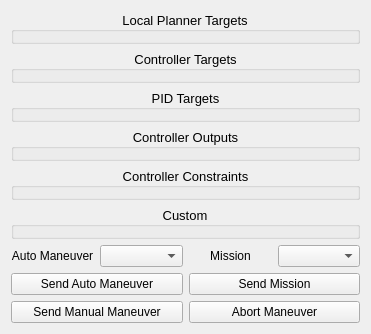
<?xml version="1.0" encoding="UTF-8"?>
<ui version="4.0">
 <class>WidgetManeuverPlanner</class>
 <widget class="QWidget" name="WidgetManeuverPlanner">
  <property name="geometry">
   <rect>
    <x>0</x>
    <y>0</y>
    <width>371</width>
    <height>305</height>
   </rect>
  </property>
  <property name="sizePolicy">
   <sizepolicy hsizetype="Expanding" vsizetype="Expanding">
    <horstretch>0</horstretch>
    <verstretch>0</verstretch>
   </sizepolicy>
  </property>
  <property name="windowTitle">
   <string>Form</string>
  </property>
  <layout class="QGridLayout" name="gridLayout_2">
   <item row="0" column="0">
    <layout class="QVBoxLayout" name="verticalLayout">
     <item>
      <layout class="QVBoxLayout" name="verticalLayout_2">
       <item>
        <widget class="QGroupBox" name="localPlannerGroup">
         <property name="font">
          <font>
           <pointsize>10</pointsize>
          </font>
         </property>
         <property name="title">
          <string>Local Planner Targets</string>
         </property>
         <property name="alignment">
          <set>Qt::AlignCenter</set>
         </property>
        </widget>
       </item>
       <item>
        <widget class="QGroupBox" name="controllerTargetsGroup">
         <property name="font">
          <font>
           <pointsize>10</pointsize>
          </font>
         </property>
         <property name="title">
          <string>Controller Targets</string>
         </property>
         <property name="alignment">
          <set>Qt::AlignCenter</set>
         </property>
        </widget>
       </item>
       <item>
        <widget class="QGroupBox" name="pidsGroup">
         <property name="font">
          <font>
           <pointsize>10</pointsize>
          </font>
         </property>
         <property name="title">
          <string>PID Targets</string>
         </property>
         <property name="alignment">
          <set>Qt::AlignCenter</set>
         </property>
        </widget>
       </item>
       <item>
        <widget class="QGroupBox" name="outputsGroup">
         <property name="font">
          <font>
           <pointsize>10</pointsize>
          </font>
         </property>
         <property name="title">
          <string>Controller Outputs</string>
         </property>
         <property name="alignment">
          <set>Qt::AlignCenter</set>
         </property>
        </widget>
       </item>
       <item>
        <widget class="QGroupBox" name="constraintsGroup">
         <property name="font">
          <font>
           <pointsize>10</pointsize>
          </font>
         </property>
         <property name="title">
          <string>Controller Constraints</string>
         </property>
         <property name="alignment">
          <set>Qt::AlignCenter</set>
         </property>
        </widget>
       </item>
       <item>
        <widget class="QGroupBox" name="customGroup">
         <property name="font">
          <font>
           <pointsize>10</pointsize>
          </font>
         </property>
         <property name="title">
          <string>Custom</string>
         </property>
         <property name="alignment">
          <set>Qt::AlignCenter</set>
         </property>
        </widget>
       </item>
      </layout>
     </item>
     <item>
      <layout class="QGridLayout" name="gridLayout">
       <item row="0" column="0">
        <layout class="QHBoxLayout" name="horizontalLayout">
         <item>
          <widget class="QLabel" name="maneuverLabel">
           <property name="text">
            <string>Auto Maneuver</string>
           </property>
           <property name="alignment">
            <set>Qt::AlignCenter</set>
           </property>
          </widget>
         </item>
         <item>
          <widget class="QComboBox" name="maneuverOptions"/>
         </item>
        </layout>
       </item>
       <item row="0" column="1">
        <layout class="QHBoxLayout" name="horizontalLayout_2">
         <item>
          <widget class="QLabel" name="missionLabel">
           <property name="text">
            <string>Mission</string>
           </property>
           <property name="alignment">
            <set>Qt::AlignCenter</set>
           </property>
          </widget>
         </item>
         <item>
          <widget class="QComboBox" name="missionOptions">
           <property name="sizePolicy">
            <sizepolicy hsizetype="Minimum" vsizetype="Fixed">
             <horstretch>0</horstretch>
             <verstretch>0</verstretch>
            </sizepolicy>
           </property>
          </widget>
         </item>
        </layout>
       </item>
       <item row="1" column="0">
        <widget class="QPushButton" name="sendManeuver">
         <property name="text">
          <string>Send Auto Maneuver</string>
         </property>
        </widget>
       </item>
       <item row="1" column="1">
        <widget class="QPushButton" name="sendMission">
         <property name="text">
          <string>Send Mission</string>
         </property>
        </widget>
       </item>
       <item row="2" column="0">
        <widget class="QPushButton" name="apply">
         <property name="text">
          <string>Send Manual Maneuver</string>
         </property>
        </widget>
       </item>
       <item row="2" column="1">
        <widget class="QPushButton" name="abort">
         <property name="text">
          <string>Abort Maneuver</string>
         </property>
        </widget>
       </item>
      </layout>
     </item>
    </layout>
   </item>
  </layout>
 </widget>
 <resources/>
 <connections/>
</ui>
